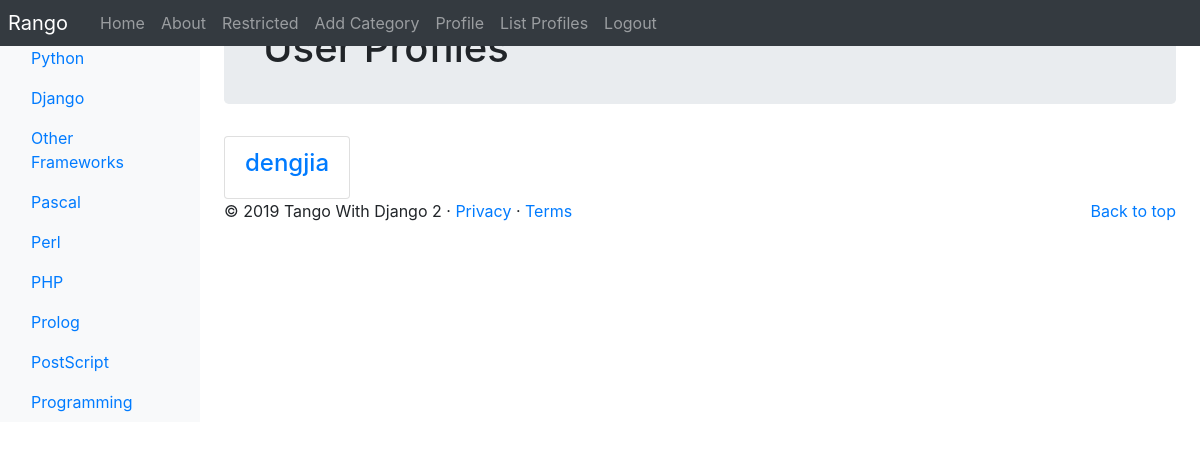
The page /rango/profiles/ (signed in) on the database its author committed.
### rango/models.py (models this page shows, shortened)
class Category(models.Model):
    NAME_MAX_LENGTH = 128
    name = models.CharField(max_length=NAME_MAX_LENGTH, unique=True)
    views = models.IntegerField(default=0)
    likes = models.IntegerField(default=0)
    slug = models.SlugField(unique=True)
    class Meta:
        verbose_name_plural = 'Categories'

class UserProfile(models.Model):
    user = models.OneToOneField(User, on_delete=models.CASCADE)
    website = models.URLField(blank=True)
    picture = models.ImageField(upload_to='profile_images', blank=True)

### rango/views.py (the view)
# urls.py: path('profiles/', views.ListProfilesView.as_view(), name='list_profiles'),
class ListProfilesView(View):
    @method_decorator(login_required)
    def get(self, request):
        profiles = UserProfile.objects.all()
        return render(request,
                      'rango/list_profiles.html',
                      {'userprofile_list': profiles})

### rango/templatetags/rango_template_tags.py (called while the page is built)
@register.inclusion_tag('rango/categories.html')
def get_category_list(current_category=None):
    return {'categories': Category.objects.all(),
            'current_category': current_category}

### templates/rango/list_profiles.html (shortened to what this page needs)
{% extends 'rango/base.html' %}
{% load staticfiles %}
{% block body_block %}
    <div class="jumbotron p-4">
        <div class="container">
            <h1 class="jumotron-heading">User Profiles</h1>
        </div>
    </div>
    <div class="container">
        <div class="row">
            {% if userprofile_list %}
            <div class="panel-body">
                <div class="list-group">
                    {% for listuser in userprofile_list %}
                    <div class="list-group-item">
                        <h4 class="list-group-item-heading">
                            <a href="{% url 'rango:profile' listuser.user.username %}">
                                {{ listuser.user.username }}
                            </a>
                        </h4>
                    </div>
                    {% endfor %}
                </div>
            </div>
            {% else %}
            <p>There are no users present on Rango.</p>
            {% endif %}
        </div>
    </div>
{% endblock %}

### templates/rango/categories.html (shortened to what this page needs)
<ul class="nav flex-column">
    {% if categories %}
        {% for c in categories %}
            {% if c == current_category %}
            <li class="nav-item"><a class="nav-link active" href="{% url 'rango:show_category' c.slug %}"><span data-feather="archive"></span>{{ c.name }}</a></li>
            {% else %}
            <li class="nav-item"><a class="nav-link" href="{% url 'rango:show_category' c.slug %}">{{ c.name }}</a></li>
            {% endif %}
        {% endfor %}
    {% else %}
        <li class="nav-item">There are no categories present.</li>
    {% endif %}
</ul>

### rows shown on the page
Category: name "Python"
Category: name "Django"
Category: name "Other Frameworks"
Category: name "Pascal"
Category: name "Perl"
Category: name "PHP"
Category: name "Prolog"
Category: name "PostScript"
Category: name "Programming"
UserProfile: user.username "dengjia"
